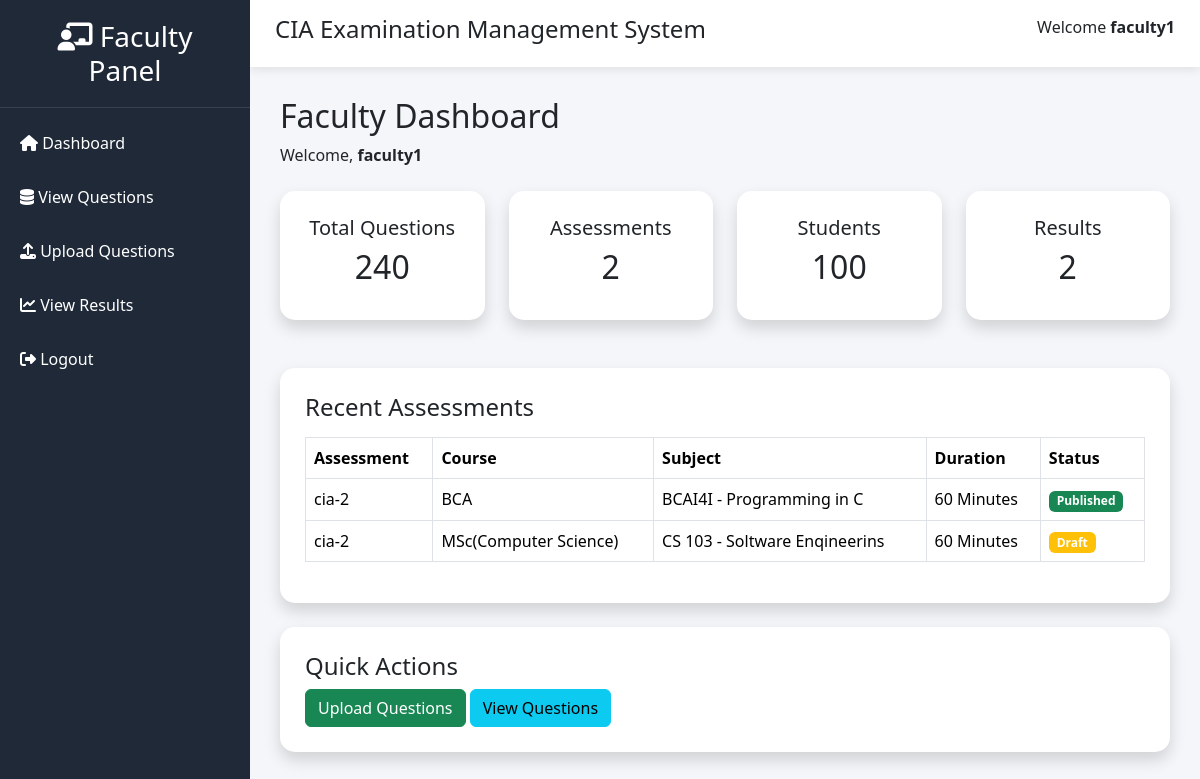
Page /faculty-dashboard/ (signed in) on the committed database.
### quiz/models.py (models this page shows, shortened)
class User(AbstractUser):
    is_student = models.BooleanField(default=False)
    is_faculty = models.BooleanField(default=False)
    course = models.CharField(
        max_length=100,
        blank=True,
        null=True
    )
    semester = models.IntegerField(
        default=1,
        blank=True,
        null=True
    )

class Exam(models.Model):
    exam_name = models.CharField(max_length=100)
    course = models.ForeignKey(
        Course,
        on_delete=models.CASCADE
    )
    semester = models.IntegerField(default=1)
    subject = models.ForeignKey(
        Subject,
        on_delete=models.CASCADE
    )
    duration = models.IntegerField(default=60)
    created_by = models.ForeignKey(
        User,
        on_delete=models.CASCADE,
        null=True
    )
    number_of_questions = models.IntegerField()
    start_time = models.DateTimeField()
    end_time = models.DateTimeField()
    is_published = models.BooleanField(default=False)
    created_at = models.DateTimeField(auto_now_add=True)

class Course(models.Model):
    name = models.CharField(
        max_length=100
    )
    def __str__(self):
        return self.name

class Subject(models.Model):
    code = models.CharField(
        max_length=20,
        unique=True
    )
    name = models.CharField(
        max_length=100
    )
    course = models.ForeignKey(
        Course,
        on_delete=models.CASCADE
    )
    semester = models.IntegerField()
    def __str__(self):
        return f"{self.code} - {self.name}"

### quiz/views.py (the view)
@login_required
@user_passes_test(is_faculty)
def faculty_dashboard(request):
    faculty = get_object_or_404(
        FacultyProfile,
        user=request.user
    )
    total_questions = Question.objects.count()
    total_exams = Exam.objects.count()
    total_students = StudentProfile.objects.count()
    total_results = Result.objects.count()
    recent_exams = Exam.objects.select_related(
        "course",
        "subject"
    ).order_by(
        "-id"
    )[:5]
    context = {
        "faculty": faculty,
        "total_questions": total_questions,
        "total_exams": total_exams,
        "total_students": total_students,
        "total_results": total_results,
        "recent_exams": recent_exams,
    }
    return render(
        request,
        "faculty/dashboard.html",
        context
    )

### quiz/views.py (called while the page is built)
def is_faculty(user):
    return (
        user.is_authenticated
        and (
            user.is_faculty
            or user.is_superuser
        )
    )

### quiz/templates/faculty/dashboard.html
{% extends "faculty/base_faculty.html" %}
{% block content %}
<h2>
    Faculty Dashboard
</h2>
<p>
    Welcome, <strong>{{ request.user.username }}</strong>
</p>
<div class="row mt-4">
<div class="col-md-3">
<div class="card shadow">
<div class="card-body text-center">
<h5>
Total Questions
</h5>
<h2>
{{ total_questions }}
</h2>
</div>
</div>
</div>
<div class="col-md-3">
<div class="card shadow">
<div class="card-body text-center">
<h5>
Assessments
</h5>
<h2>
{{ total_exams }}
</h2>
</div>
</div>
</div>
<div class="col-md-3">
<div class="card shadow">
<div class="card-body text-center">
<h5>
Students
</h5>
<h2>
{{ total_students }}
</h2>
</div>
</div>
</div>
<div class="col-md-3">
<div class="card shadow">
<div class="card-body text-center">
<h5>
Results
</h5>
<h2>
{{ total_results }}
</h2>
</div>
</div>
</div>
</div>
<div class="card mt-5 shadow">
<div class="card-body">
<h4>
Recent Assessments
</h4>
<table class="table table-bordered mt-3">
<thead>
<tr>
<th>
Assessment
</th>
<th>
Course
</th>
<th>
Subject
</th>
<th>
Duration
</th>
<th>
Status
</th>
</tr>
</thead>
<tbody>
{% for exam in recent_exams %}
<tr>
<td>
{{ exam.exam_name }}
</td>
<td>
{{ exam.course }}
</td>
<td>
{{ exam.subject }}
</td>
<td>
{{ exam.duration }} Minutes
</td>
<td>
{% if exam.is_published %}
<span class="badge bg-success">
Published
</span>
{% else %}
<span class="badge bg-warning">
Draft
</span>
{% endif %}
</td>
</tr>
{% empty %}
<tr>
<td colspan="5" class="text-center">
No Assessments Found.
</td>
</tr>
{% endfor %}
</tbody>
</table>
</div>
</div>
<div class="card mt-4 shadow">
<div class="card-body">
<h4>
Quick Actions
</h4>
<a href="{% url 'faculty_upload_questions' %}" class="btn btn-success">
Upload Questions
</a>
<a href="{% url 'view_questions' %}" class="btn btn-info">
View Questions
</a>
</div>
</div>
{% endblock %}

### quiz/templates/faculty/base_faculty.html (shortened to what this page needs)
{% load static %}
<!DOCTYPE html>
<html lang="en">
<head>
<link href="https://cdn.jsdelivr.net/npm/bootstrap@5.3.3/dist/css/bootstrap.min.css" rel="stylesheet">
<link href="https://cdnjs.cloudflare.com/ajax/libs/font-awesome/6.5.2/css/all.min.css" rel="stylesheet">
</head>
<body>
<div class="sidebar">
<h3>
<i class="fas fa-chalkboard-teacher"></i>
Faculty Panel
</h3>
<a href="{% url 'faculty_dashboard' %}">
<i class="fas fa-home"></i>
Dashboard
</a>
<a href="{% url 'view_questions' %}">
<i class="fas fa-database"></i>
View Questions
</a>
<a href="{% url 'faculty_upload_questions' %}">
<i class="fas fa-upload"></i>
Upload Questions
</a>
<a href="{% url 'view_results' %}">
<i class="fas fa-chart-line"></i>
View Results
</a>
<a href="{% url 'logout' %}">
<i class="fas fa-sign-out-alt"></i>
Logout
</a>
</div>
<div class="content">
<div class="topbar d-flex justify-content-between">
<h4>
CIA Examination Management System
</h4>
<div>
Welcome
<strong>
{{ request.user.username }}
</strong>
</div>
</div>
<div class="main-content">
{% block content %}
{% endblock %}
</div>
</div>
</body>
</html>

### quiz/templates/faculty/base_faculty.html (style rules this page uses)
body { background:#f4f6f9; overflow-x:hidden; }
.sidebar { position:fixed; left:0; top:0; width:250px; height:100vh; background:#1f2937; color:white; }
.sidebar h3 { padding:20px; text-align:center; border-bottom:1px solid #374151; }
.sidebar a { display:block; color:white; text-decoration:none; padding:15px 20px; transition:0.3s; }
.content { margin-left:250px; }
.topbar { background:white; padding:15px 25px; box-shadow:0 2px 10px rgba(0,0,0,0.1); }
.main-content { padding:30px; }
.card { border:none; border-radius:15px; }
.card-body { padding:25px; }

### rows in the picture
User: user.username "faculty1"
Exam: exam_name "cia-2", course "BCA", subject "BCAI4I - Programming in C", duration "60", is_published "Published"
Exam: exam_name "cia-2", course "MSc(Computer Science)", subject "CS 103 - Soltware Enqineerins", duration "60", is_published "Draft"

### other values in the picture
{{ total_questions }} "240"
{{ total_exams }} "2"
{{ total_students }} "100"
{{ total_results }} "2"
